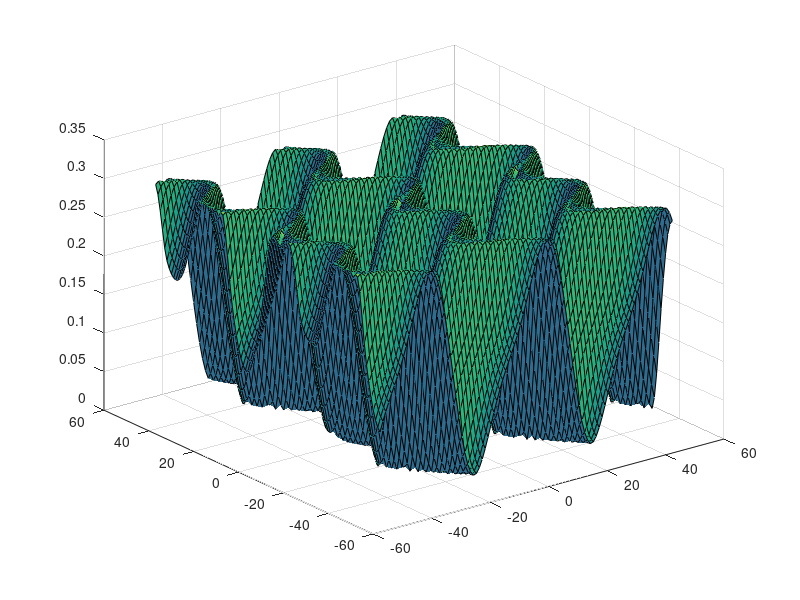

Here is the MATLAB script that generated this plot:
%%----------Create 3D synthetic surface and do the spectrum analysis-------%

% Instruction:
% The same algorithm used in (Chen et al., 2018) to simulate 3D bed form
% dunes, the input variables can be changed.
%% Use Rubin and Carter (2005) algorithm to simulate the 3D synthetic surface (Chen et al., 2018)
lambda_L=40;
lambda_T=60;
phi1_bf=30;
phi2_bf=45;
alpha1=60;
alpha2=60;
beta1=330;
beta2=beta1;
eta=0.053;
H=eta*lambda_L;
A1_f=3;
A1_s=9;
A2_f=4;
A2_s=6;
l=100;

% Calculate the m1
x=-50:50;
y=-50:50;
[X,Y]=meshgrid(x,y);
m1=X-lambda_L*(phi1_bf/360)-A1_f*sin((2*pi/lambda_T)*Y+(2*pi/360)*alpha1)-A1_s*sin((4*pi/lambda_T)*Y+(2*pi/360)*beta1);

Z_Surf1=(eta*lambda_L/l)*(7.5-6*sin(pi*l*m1/(50*lambda_L))-1.5*sin(pi*l*m1/(25*lambda_L)));

% Calculate the m2
x=-50:50;
y=-50:50;
[X,Y]=meshgrid(x,y);
m2=X-lambda_L*(phi2_bf/360)-A2_f*sin((2*pi/lambda_T)*Y+(2*pi/360)*alpha2)-A2_s*sin((4*pi/lambda_T)*Y+(2*pi/360)*beta2);
Z_Surf2=(eta*lambda_L/l)*(7.5-6*sin(pi*l*m2/(50*lambda_L))-1.5*sin(pi*l*m2/(25*lambda_L)));

Z_H=max(Z_Surf1,Z_Surf2);

surfl(X,Y,Z_H);
